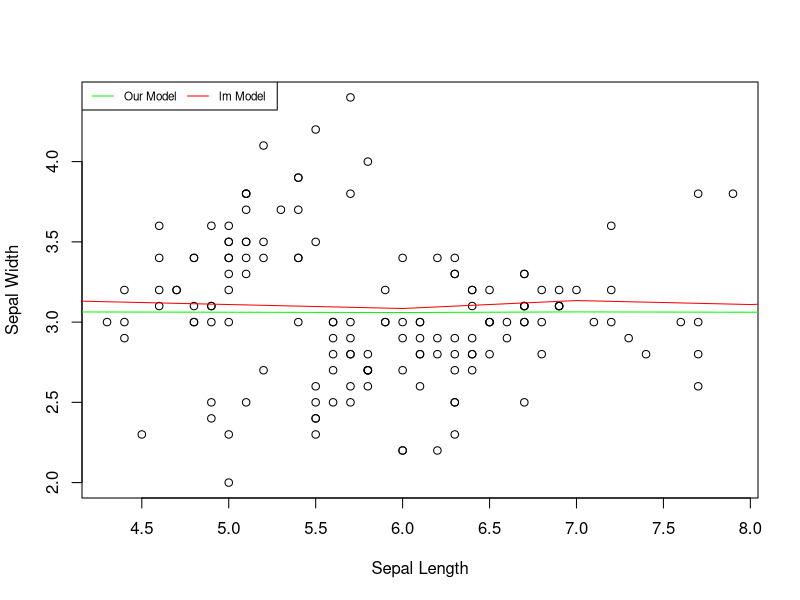

Write the R code that produced this figure.
#' ---
#' title: "Implementing Linear Regression from Scratch"
#' author: Sanjaya J Shetty
#' date: '2022-06-29'
#' output: github_document
#' ---
#' 
#' ## Theory
#' 
#' ### The Formula for Linear Regression:
#' 
#' ####  $$ y = a + bx $$

#' where, 
#' 
#' $a = intercept$
#' 
#' $b = slope$
#' 
#' $x = independent variable$
#' 
#' $y = output$

#'
#' So how do we calculate `a` and `b` ?
#'
#' $$ b = \frac{\sum{(X_i - \overline{X}) * ( Y_i - \overline{y})}} {\sum{X_i - \overline{X}}} $$
#'
#' $$ a = \overline{y} - b * \overline{x} $$
#'
#' ## Implementing the formulaes 
#' 
#' ### Function to calculate the slope the intercept `b`

calcB = function(x,y){
  meanX = mean(x)
  meanY = mean(y)
  
  nemA = sum((x - meanX)*(y - meanY))
  denA = sum((x - meanY)^2)
  
  b = nemA/denA
  
  values = c(b, meanX, meanY)
  names(values) = c('b', 'meanX', 'meanY')
  return(values)
}

#' ### Function to calculate the intercept `a`

calcA = function(x,y){
  
  reqValues = calcB(x,y)
  
  b = reqValues['b']
  a = reqValues['meanY'] - (b * reqValues['meanX'])
  
  coeff = c(a,b)
  names(coeff) = c('a', 'b')
  return(coeff)
}

#' ### Function to fit a linear regression line

linearRegression = function(x,y){
  
  values = calcA(x,y)
  
  # using `<<-` so that the parameters would be available for `predictlm` Function
  
  a <<- values['a']
  b <<- values['b']
  
  fittedValues = a + (b * x)
  
  return(fittedValues)
}

#' ### Function to predict the values for the fitted model

predictlm = function(x){
  predicted = a + (b* x)
  return(predicted)
}

#' ### comparing the results
#' 
values = linearRegression(iris$Sepal.Length, iris$Sepal.Width)

fittedValue = lm(iris$Sepal.Width~iris$Sepal.Length)$fitted

plot(iris$Sepal.Length, iris$Sepal.Width,
     xlab = "Sepal Length", ylab = "Sepal Width")
lines(values , col="green")
lines(fittedValue, col  = 'red')
legend("topleft",legend=c("Our Model", "lm Model"),
       col=c("green", "red"), lty=1, cex=0.7, horiz=TRUE)


